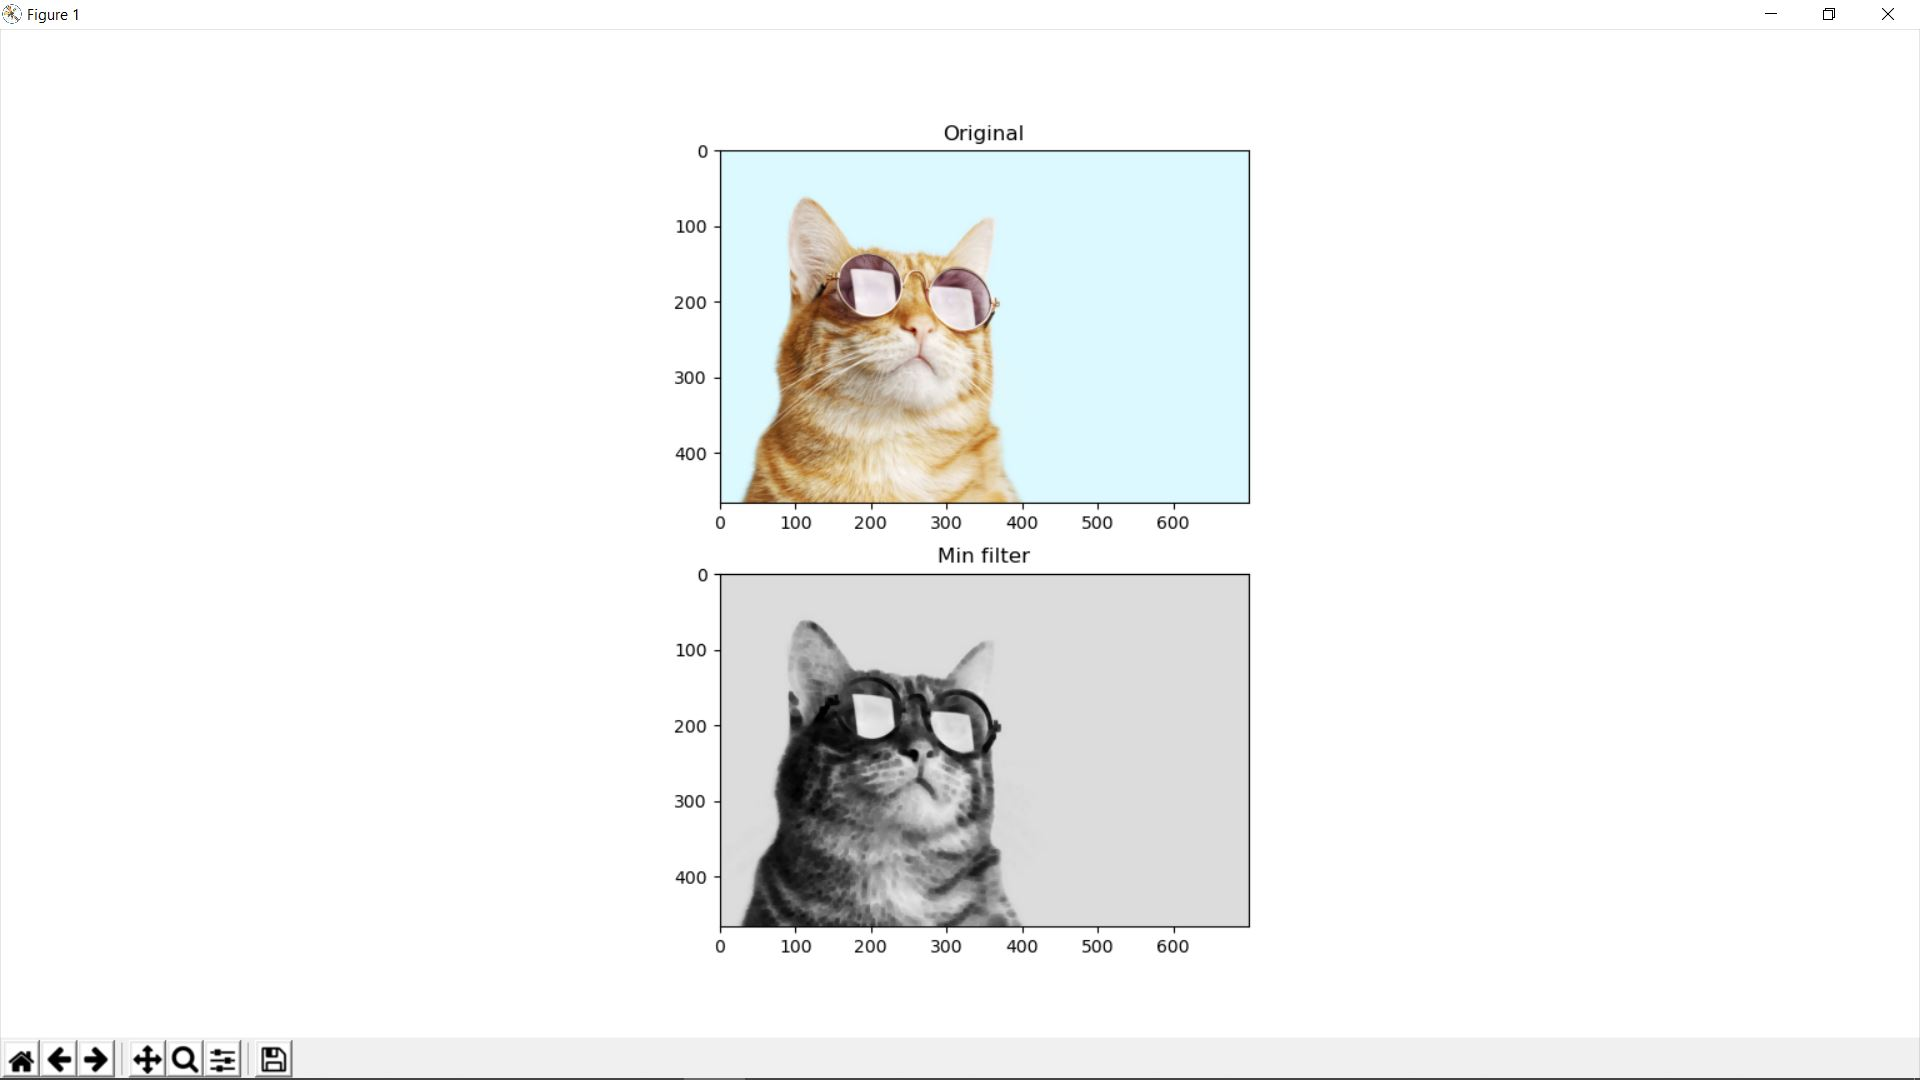

Write Python code to recreate this figure.
import scipy.ndimage
from PIL import Image
from sys import argv
from pylab import *


def get_min_filter(im):
	return Image.fromarray(scipy.ndimage.filters.minimum_filter(im,size=5, footprint = None, output = None, mode= 'reflect', cval =0.0,origin =0))

if __name__ == '__main__':
	im_link = './images/p3.jpg'
	if len(argv) > 1:
		im_link = './images/' + argv[1]
	im = Image.open(im_link)

	figure(figsize=(15, 15))
	
	subplot(2, 1, 1, title='Original')
	imshow(im)

	subplot(2, 1, 2, title='Min filter')
	imshow(get_min_filter(im))

	show()
